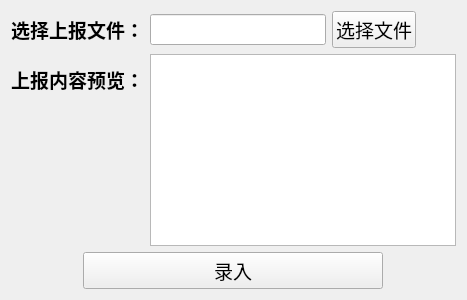
     <widget class="QWidget" name="page_zhenggai">
      <layout class="QGridLayout" name="gridLayout_12">
       <item row="0" column="0">
        <layout class="QHBoxLayout" name="horizontalLayout_6">
         <item>
          <widget class="QLabel" name="label_6">
           <property name="font">
            <font>
             <pointsize>14</pointsize>
             <weight>75</weight>
             <bold>true</bold>
            </font>
           </property>
           <property name="text">
            <string>选择上报文件：</string>
           </property>
          </widget>
         </item>
         <item>
          <widget class="QLineEdit" name="lineEdit_2">
           <property name="font">
            <font>
             <pointsize>14</pointsize>
            </font>
           </property>
          </widget>
         </item>
         <item>
          <widget class="QPushButton" name="pushButton_7">
           <property name="font">
            <font>
             <pointsize>14</pointsize>
            </font>
           </property>
           <property name="text">
            <string>选择文件</string>
           </property>
          </widget>
         </item>
         <item>
          <spacer name="horizontalSpacer_2">
           <property name="orientation">
            <enum>Qt::Horizontal</enum>
           </property>
           <property name="sizeHint" stdset="0">
            <size>
             <width>40</width>
             <height>20</height>
            </size>
           </property>
          </spacer>
         </item>
        </layout>
       </item>
       <item row="1" column="0">
        <layout class="QFormLayout" name="formLayout_46">
         <item row="0" column="0">
          <widget class="QLabel" name="label_5">
           <property name="font">
            <font>
             <pointsize>14</pointsize>
             <weight>75</weight>
             <bold>true</bold>
            </font>
           </property>
           <property name="text">
            <string>上报内容预览：</string>
           </property>
          </widget>
         </item>
         <item row="0" column="1">
          <widget class="QTableWidget" name="tableWidget_2"/>
         </item>
        </layout>
       </item>
       <item row="2" column="0" alignment="Qt::AlignHCenter">
        <widget class="QPushButton" name="pushButton_8">
         <property name="minimumSize">
          <size>
           <width>300</width>
           <height>0</height>
          </size>
         </property>
         <property name="maximumSize">
          <size>
           <width>300</width>
           <height>16777215</height>
          </size>
         </property>
         <property name="font">
          <font>
           <pointsize>14</pointsize>
          </font>
         </property>
         <property name="text">
          <string>录入</string>
         </property>
        </widget>
       </item>
      </layout>
     </widget>
